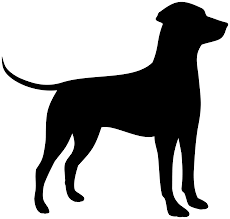
#> input picture dog.png, 230 x 219 px
$ jupyter execute --allow-errors Pet_Image_Reading-checkpoint.ipynb   (shell and % lines are left out)
#> lines starting #> are read from the running program, lines starting #| are printed output that depends on the picture
[cell 1]
import pandas as pd
import numpy as np
import matplotlib
import matplotlib.pyplot as plt
import math
from pandas import Series, DataFrame
from datetime import datetime
from datetime import timedelta
import os
#import seaborn as sns
from wordcloud import WordCloud
from wordcloud import ImageColorGenerator
from wordcloud import STOPWORDS
from PIL import Image
import cv2
import seaborn as sns; sns.set()


from sklearn.linear_model import LinearRegression
from sklearn.model_selection import train_test_split
#plot for the TRAIN

from sklearn.metrics import r2_score
from sklearn.metrics import mean_squared_error

#> (a cell that did not finish here is left out)

#> (a cell that did not finish here is left out)

#> (a cell that did not finish here is left out)

#> (a cell that did not finish here is left out)

#> (a cell that did not finish here is left out)

#> (a cell that did not finish here is left out)

#> (a cell that did not finish here is left out)

In our previous analysis in R, we saw that our train dataset dataset does not have any null or NA values. However from our above results we see that column Name and Description have NA values. As we are not considering these columns to analyze our AdoptionSpeed variable, we can ignore these NAs.

Below figure shows the list of most common name of pets in our dataset

## WordCloud

[cell 9]
fig, ax = plt.subplots(figsize = (16, 12))
plt.subplot(1, 2, 1)
mask = np.array(Image.open('dog.png'))
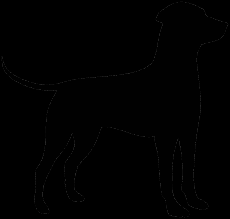
#> mask: shape (219, 230); min 0, max 41, mean 0.7
#> (the rest of this cell did not finish here and is left out)

From the above image we can see that most of these words in the Name columns are not exactly names but words describing the pet. They may be gender, color or behaviour of  the pet. Puppies, Puppy, Boy, Girl seems to be most used word.

Below I tried to mask these word to an image of Dog and Cat with the name used for them respectively.

[cell 10]
custom_mask_dog = np.array(Image.open('dog.png'))

def transform_format_dog(val):
    if val == 0:
        return 255
    else:
        return val

transformed_mask_dog = np.ndarray((custom_mask_dog.shape[0],custom_mask_dog.shape[1]), np.int32)

for i in range(len(transformed_mask_dog)):
    transformed_mask_dog[i] = list(map(transform_format_dog, custom_mask_dog[i]))
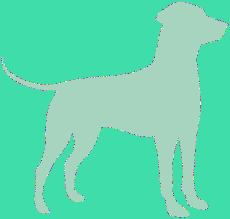
#> transformed_mask_dog: shape (219, 230) int32; 42 distinct labels, from 1 to 255; one colour per label, 0 black


fig, ax = plt.subplots(figsize = (16, 12))
plt.subplot(1, 2, 1)

#> (the rest of this cell did not finish here and is left out)

[cell 11]
custom_mask_cat = np.array(Image.open('cat.png'))
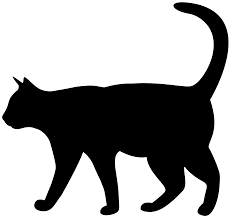
#> input picture cat.png, 232 x 218 px

def transform_format_cat(val):
    if val == 0:
        return 255
    else:
        return val

transformed_mask_cat = np.ndarray((custom_mask_cat.shape[0],custom_mask_cat.shape[1]), np.int32)

for i in range(len(transformed_mask_cat)):
    transformed_mask_cat[i] = list(map(transform_format_cat, custom_mask_cat[i]))
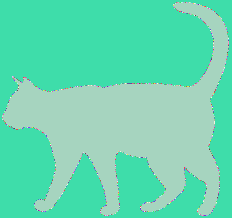
#> transformed_mask_cat: shape (218, 232) int32; 44 distinct labels, from 1 to 255; one colour per label, 0 black


fig, ax = plt.subplots(figsize = (16, 12))
plt.subplot(1, 2, 1)

#> (the rest of this cell did not finish here and is left out)
